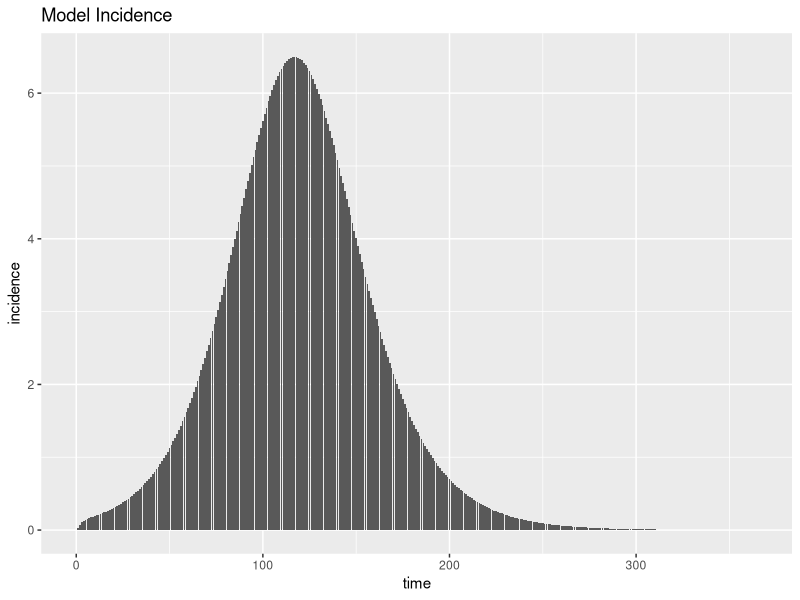
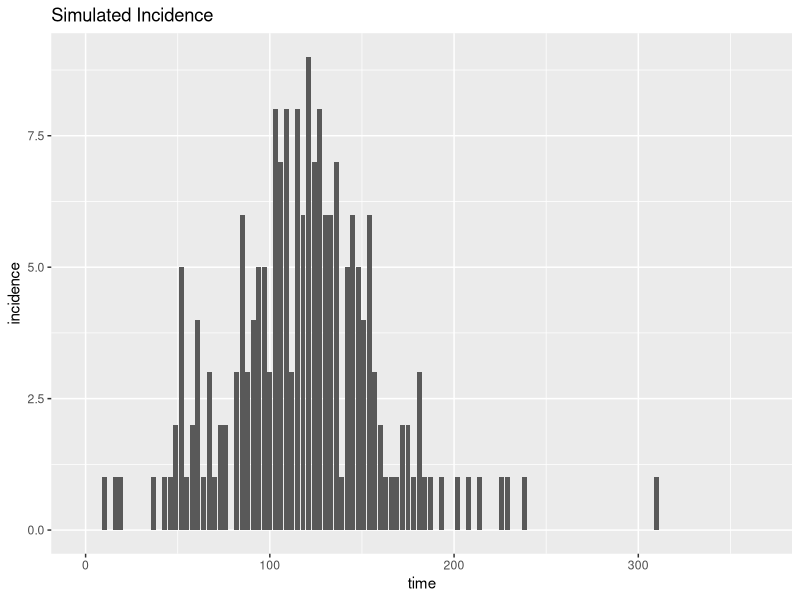
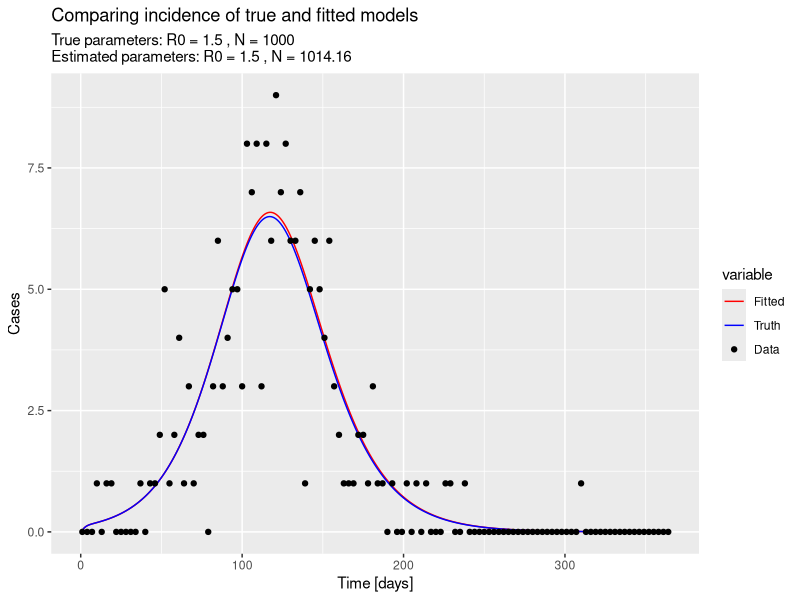
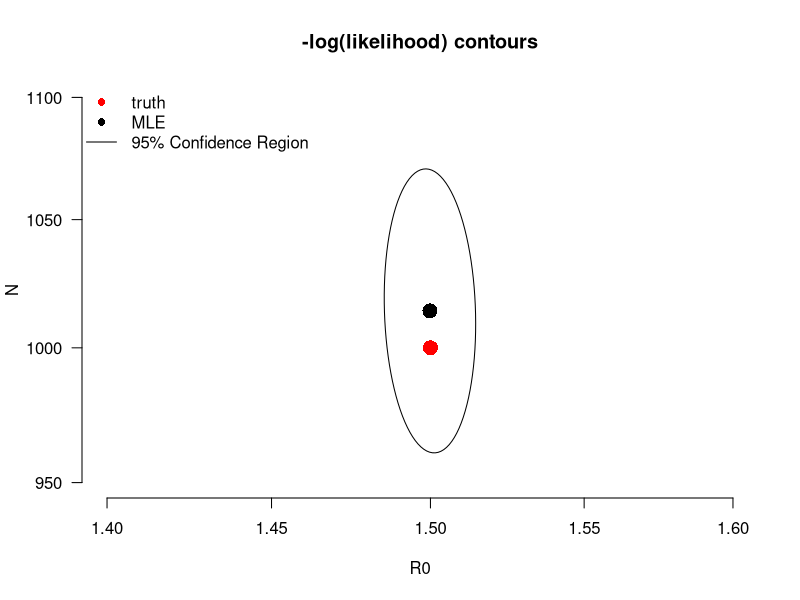
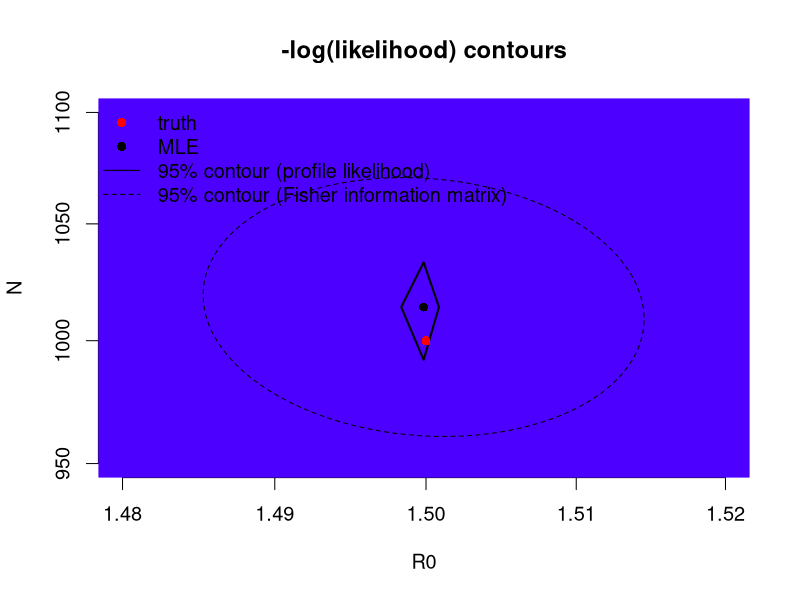
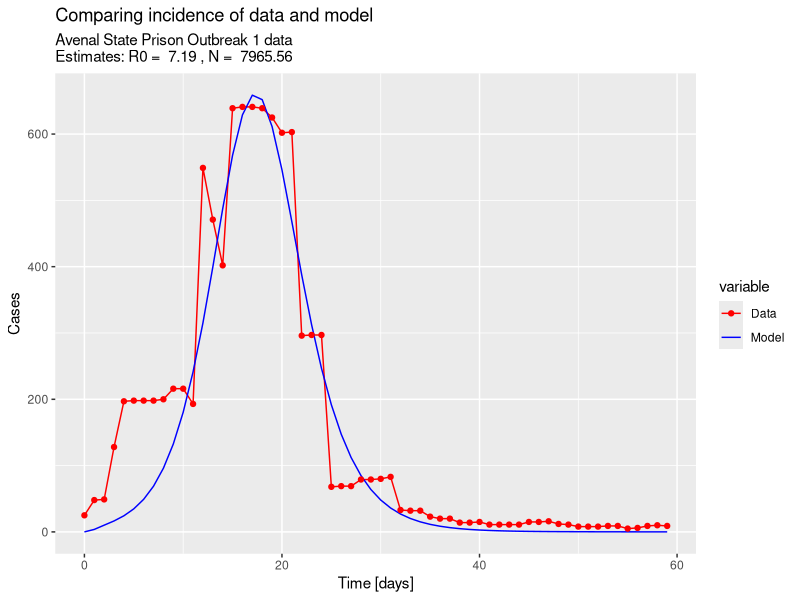
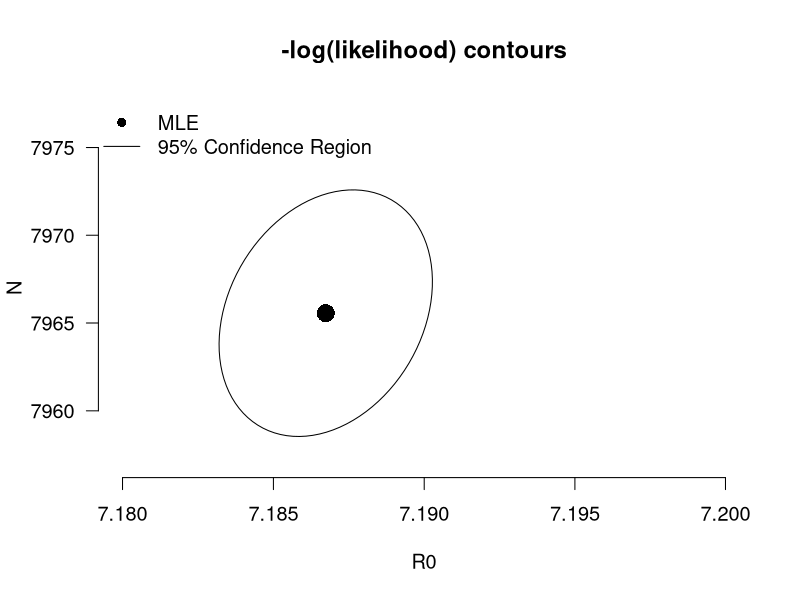
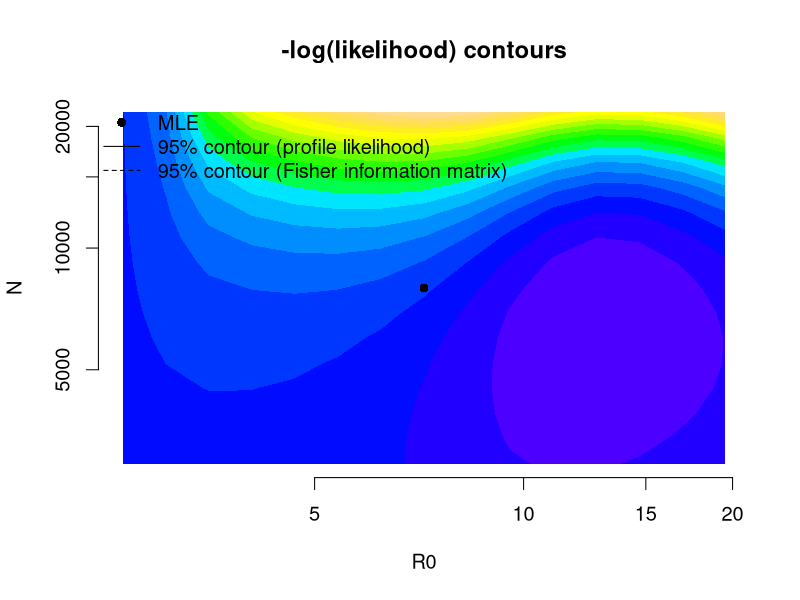

Write the R code that produced these figures, in order.
##################################################################################
##################################################################################
# an R script to estimate R0 and N using an SEIR model
#
# Project: COVID in Prisons, ICI3D MMED 2023
#
##################################################################################

# Load packages -----------------------------------------------------------

require(boot); require(deSolve); require(ellipse); require(tidyverse)

# Parameters --------------------------------------------------------------

## Parameters for SEIR model
## to be passed as default parameters to disease_params()
latentPeriod <- 3        # days
infectiousPeriod <- 7    # days

# Functions ---------------------------------------------------------------

## Function that makes a list of disease parameters ##
## > R0 and N are undefined (we treat N as an unknown parameter, because the
##   population size for each outbreak in the prisons are not known. Therefore,
##   we have to estimate it.)
## > Rates gamma and sigma are defined with the parameters stated above.

disease_params <- function(R0,                         # basic reproduction number, unknown
                           N,                          # the total population, unknown
                           gamma = 1/infectiousPeriod, # rate of removal
                           sigma = 1/latentPeriod)     # rate of progression
{
  return(as.list(environment()))
}

## Function that makes a vector of initial state variable conditions ##
## initI - initial value of I as argument (defaults to 1)

init_cond <- function(initI = 1) {
  init <- c(E = 0,       # exposed
            I = initI,   # infected
            X = 0,       # removed
            C = 0)       # cumulative cases
  
  return(init)
}

## Function defining the SEIR model ##
## > We remove the S compartment, since we cannot define its initial conditions
##   due to N being treated as an unknown parameter. S will be calculated later
##   in the next function (simEpidemic).
## > 'X' is used instead of 'R' to avoid confusion with R0, the reproduction 
##   number.
## > 'C' is an added compartment that calculates the cumulative infected cases 
##   per time step. The difference between 'C' at time t and t-1 will be the 
##   incidence.
## > Overall, this model is a standard deterministic SEIR model with no births,
##   deaths, introductions, replenishment of susceptibles, etc.
seixc <- function(tt, yy, parms) with(c(parms,as.list(yy)), {
  
  ## Infectious contact rate
  beta <- R0*gamma/N                
  
  ## State variable derivatives (ODE system)
  ## State variables are: E, I, X, C
  ## Since there is no S compartment, we substitute S with N-E-I-X
  deriv <- rep(NA,4)
  deriv[1] <-	beta*(N-E-I-X)*I - sigma*E   # dEdt
  deriv[2] <-	sigma*E - gamma*I            # dIdt
  deriv[3] <-	gamma*I                      # dXdt
  deriv[4] <- sigma*E                      # cumulative cases C
  return(list(deriv))
})

## Function to run the deterministic model simulation, based on the ODE system defined in seixc() ##
## This function outputs a dataframe with the following variables:
## > time - time-step
## > S, E, I, X, C - number of individuals in each compartment per timestep
## > N - total population
## > incidence - the number of incident cases, calculated as the difference in C 
##   over each time step
## > inc_rate - the incidence rate (incidence/N) per time step
simEpidemic <- function(init, tseq, modFunction=seixc, parms = disease_params()) {
  modDat <- as.data.frame(lsoda(init, tseq, modFunction, parms=parms))
  modDat$N <- rep(parms$N, nrow(modDat))             # total population N
  modDat$S <- with(modDat, N-E-I-X)                  # Here we add compartment S. Recall that S = N-E-I-X
  modDat$incidence <- c(modDat$C[1],diff(modDat$C))  # incident cases (difference in C over each time step)
  modDat$inc_rate <- with(modDat, incidence/N)       # incidence rate based on total population N
  col_order <- c("time","S", "E", "I", "X", "C", "N", "incidence", "inc_rate")  # for rearranging the columns
  return(modDat[,col_order])
}

## Function to create simulated data using the model ##
## From a simulated epidemic, measure the incidence proportion at several time points by drawing
## cross-sectional samples of individuals at each time, testing them, and then calculating sample
## incidence proportion and associated binomial confidence intervals. The incidence per time
## step will then be calculated from the difference in exposed between each time step.
##
## This function be used to generate simulated data for testing the model and optimization functions.

sampleEpidemic <- function(modDat,                                   # Simulated "data" which we treat as real 
                           sampleDates = seq(1, 365, by = 3),        # Sample every 3 days for 1 year
                           N = rep(1000, length(sampleDates))        # Number of individuals sampled at each time point
){
  inc_rate_at_sample_times <- modDat[modDat$time %in% sampleDates, 'inc_rate']
  inc <- rbinom(length(N), N, inc_rate_at_sample_times)
  lci <- mapply(function(x,n) binom.test(x,n)$conf.int[1], x = inc, n = N)
  uci <- mapply(function(x,n) binom.test(x,n)$conf.int[2], x = inc, n = N)    
  return(data.frame(time = sampleDates, incidence = inc, N, samp_inc_rate =  inc/N,
                    lci = lci, uci = uci))
}

## Function to calculate residual sum of squares ## 
## This will be passed to the objective function, which will be passed to optim()
ressum <- function(parms, obsDat, init, tseq) {
  modDat <- simEpidemic(init, parms=parms, tseq)
  ## What are the rows from our simulation at which we have observed data?
  matchedTimes <- modDat$time %in% obsDat$time
  sqe <- (obsDat$incidence - modDat$incidence[matchedTimes])^2
  return(sum(sqe))
}

## Function to combine guess (fit parameters) and fixed parameters ##
## This will be used within the objective function.
subsParms <- function(fit.params, fixed.params=disease_params())
  within(fixed.params, {
    loggedParms <- names(fit.params)[grepl('log_', names(fit.params))]
    unloggedParms <- names(fit.params)[!grepl('log_', names(fit.params))]        
    for(nm in unloggedParms) assign(nm, as.numeric(fit.params[nm]))
    for(nm in loggedParms) assign(gsub('log_','',nm), exp(as.numeric(fit.params[nm])))
    rm(nm, loggedParms, unloggedParms)
  })

## Objective function to be passed to optim() for parameter estimation ##
## Make the objective function a function of fixed and fitted parameters
objFXN <- function(fit.params,                        # paramters to fit
                   fixed.params = disease_params(),   # fixed paramters
                   obsDat,                            # observed data
                   init,
                   tseq) {                 
  parms <- subsParms(fit.params, fixed.params)
  ressum(parms, obsDat = obsDat, init=init, tseq = tseq)  # then ressum
}

# Test the functions with simulated data ----------------------------------

## Generate simulated data ##
## We will create "observed data" by sampling from a model with known R0 and N
trueParms <- disease_params(R0 = 1.50, N=1000)  # underlying model parameters
init.pop <- init_cond()                         # keep the default initial conditions
time.out <- seq(0, 365, 1)                      # range of timepoints for model time series

modDat <- simEpidemic(init.pop, parms = trueParms, tseq = time.out) # Simulated epidemic (underlying process)
ggplot(modDat, aes(x = time, y = incidence)) + 
  geom_col() +
  labs(title = "Model Incidence")              # quick look at the model incidence

set.seed(1)                                    # Initiate the random number generator
myDat <- sampleEpidemic(modDat)                # Simulate data from the sampling process (acts as our "observed data")
ggplot(myDat, aes(x=time, y=incidence)) + 
  geom_col() +
  labs(title = "Simulated Incidence")          # quick look at the simulated incidence

## Use optim to estimate R0 and N ##
## Intial estimation via SANN
optim.vals <- optim(par = c(log_R0 = log(1), log_N = log(1000))
                    , objFXN
                    , fixed.params = disease_params()  # defined at top of script
                    , obsDat = myDat
                    , init = init.pop
                    , tseq = time.out
                    , control = list(trace = 3, maxit = 150)
                    , method = "SANN")

## See initial estimates
estimParms <- exp(unname(optim.vals$par))
names(estimParms) <- c('R0', 'N')
trueParms[c('R0', 'N')]   # true values
estimParms                # estimated values

## Feed the last parameters of SANN in as the first values of Nelder-Mead
optim.vals <- optim(par = optim.vals$par
                    , objFXN
                    , fixed.params = disease_params()
                    , obsDat = myDat
                    , init = init.pop
                    , tseq = time.out
                    , control = list(trace = 3, maxit = 800, reltol = 10^-7)
                    , method = "Nelder-Mead"
                    , hessian = T)


## Store estimates
MLEfits <- optim.vals$par
log_R0.fit <- MLEfits["log_R0"]
log_N.fit <- MLEfits["log_N"]
estimParms <- exp(unname(MLEfits))
names(estimParms) <- c('R0', 'N')

## See final estimates
trueParms[c('R0', 'N')]   # true values
estimParms                # estimated values

## Simulate an epidemic using the R0 estimate (fitDat)
fitDat <- simEpidemic(init = init.pop, tseq = time.out, parms = subsParms(optim.vals$par, trueParms))

## Visually compare incidence (cases) of fitDat and modDat (the true underlying process)
df <- rbind(modDat = modDat %>% 
              mutate(variable = "modDat"),
            fitDat = fitDat %>% 
              mutate(variable = "fitDat"))

myDat <- myDat %>% 
  mutate(variable = "myDat")

ggplot(df, aes(x = time, y = incidence, color = variable))+
  geom_line() +
  geom_point(data = myDat, mapping=aes(x = time, y=incidence, color = variable)) +
  labs(title = "Comparing incidence of true and fitted models",
       subtitle = paste("True parameters: R0 =", trueParms['R0'], ", N =", trueParms['N'],
                        "\nEstimated parameters: R0 =", round(estimParms['R0'],2), ", N =", round(estimParms['N'],2)),
       x= "Time [days]",
       y= "Cases") +
  scale_color_manual(labels = c("Fitted","Truth","Data"), values = c("red", "blue", "black"))


# Contour plots for simulated data ----------------------------------------

## Generate contour plots with the Hessian ##
fisherInfMatrix <- solve(optim.vals$hessian) ## invert the Hessian, to estimate the covar-var matrix of parameter estimates

## Create a sequence of R0 and N values for the grid
res <- 15
R0.seq <- exp(seq(log_R0.fit-1, log_R0.fit+1, l = res))
N.seq <- exp(seq(log_N.fit-1, log_N.fit + 1, l = res))

## Initialize plot of parameters
plot(1,1, type = 'n', log = 'xy',
     # xlim = range(R0.seq), ylim = range(N.seq),
     xlim = c(1.4,1.6), ylim = c(950,1100),  # use these limits to zoom-in
     las = 1,
     xlab = expression(R0), ylab = expression(N),
     main = "-log(likelihood) contours", bty = "n")
## Add true parameter values to the plot
with(trueParms, points(R0, N, pch = 16, cex = 2, col = 'red'))
## Add MLE to the plot
points(exp(MLEfits['log_R0']), exp(MLEfits['log_N']), pch = 16, cex = 2, col = 'black')
## Add 95% contour ellipse from Hessian
lines(exp(ellipse(fisherInfMatrix, centre = MLEfits, level = .95)))
legend("topleft", c('truth', 'MLE', '95% Confidence Region'), lty = c(NA, NA, 1), pch = c(16,16, NA),
       col = c('red', 'black', 'black'), bg='white', bty = 'n')

## Change the xlim and ylim values to zoom-into the plot!

## Generate contour plots with likelihood profiles ##
objXR0_N <- function(R0, N, fixed.params = disease_params(), browse=F, obsDat,
                     init, tseq) {
  objFXN(fit.params = c(log_R0 = log(R0), log_N = log(N))
         , fixed.params = fixed.params, obsDat, init, tseq)}

objXR0_NVEC <- Vectorize(objXR0_N, list("R0", "N"))

mat <- outer(R0.seq, N.seq, objXR0_NVEC, init = init_cond(), tseq=time.out, obsDat=myDat)

ml.val <- optim.vals$value
conf.cutoff <- ml.val + qchisq(.95,2)/2

## Show likelihood contours
par(cex = 1.2)
plot(1,1, type = 'n', log = 'xy',
     # xlim = range(R0.seq), ylim = range(N.seq),
     xlim = c(1.48,1.52), ylim = c(950,1100),  # use these limits to zoom-in
     xlab = expression(R0), ylab = expression(N),
     main = "-log(likelihood) contours", bty = "n")
.filled.contour(R0.seq, N.seq, mat, levels = seq(min(mat), max(mat), l=20), col = topo.colors(20))
## Add contour for 95% CI from likelihood ratio
contour(R0.seq, N.seq, mat, levels = c(conf.cutoff),
        col = "black", lwd = 2, labels = "", labcex = .2, add = T)
## Add contour for 95% CI from Hessian
lines(exp(ellipse(fisherInfMatrix, centre = MLEfits, level = .95)), lty = 2)
## Add MLE to the plot
points(exp(log_R0.fit), exp(log_N.fit), pch = 16, cex = 1, col = 'black')
## Add true parameter values to the plot
with(trueParms, points(R0, N, pch = 16, cex = 1, col = 'red'))
legend("topleft",
       c('truth', 'MLE', '95% contour (profile likelihood)', '95% contour (Fisher information matrix)')
       , lty = c(NA, NA, 1, 2), pch = c(16,16, NA, NA),
       col = c('red', rep('black',3)), bg='white', bty = 'n')

## Change the xlim and ylim values to zoom-into the plot!

# Estimate R0 and N with actual data ----------------------------------------

## Import and wrangle dataset
all.data <- read_csv("new_cases_per_day.csv")

## Extract one outbreak: Avenal State Prison (ASP) Outbreak 1
ASP.1.data <- all.data %>%
  filter(Facility_Outbreak == "Avenal State Prison (ASP) Outbreak 1") %>%
  select(Date, Daily_New_Cases) %>% 
  rename(incidence = Daily_New_Cases) %>% 
  mutate(time = seq(0,nrow(.)-1)) %>%
  filter(time < 60)  # limit to one peak

ASP.1.data

## Define time sequence and initial conditions
time.out2 <- seq(0, max(ASP.1.data$time), 1)
init.prison <- init_cond(initI = 25)

## Use optim to estimate R0
prison.estim <- optim(par = c(log_R0 = log(1), log_N = log(1000))
                      , objFXN
                      , fixed.params = disease_params()  # defined at top of script
                      , obsDat = ASP.1.data
                      , init = init.prison
                      , tseq = time.out2
                      , control = list(trace = 3, maxit = 150)
                      , method = "SANN"
                      , hessian = T)

## Feed the last parameters of SANN in as the first values of Nelder-Mead
# prison.estim <- optim(par = optim.vals$par
#                     , objFXN
#                     , fixed.params = disease_params()
#                     , obsDat = ASP.1.data
#                     , init = init.pop
#                     , tseq = time.out2
#                     , control = list(trace = 3, maxit = 800, reltol = 10^-7)
#                     , method = "Nelder-Mead"
#                     , hessian = T)

MLEfits <- prison.estim$par
log_R0.fit <- MLEfits["log_R0"]
log_N.fit <- MLEfits["log_N"]
estimParms <- exp(unname(MLEfits))
names(estimParms) <- c('R0', 'N')

## View the R0 estimate
estimParms

## Run the SEIR model with the R0 estimate
prison.ts <- simEpidemic(init.prison, time.out2, seixc, disease_params(R0 = estimParms['R0'], N = estimParms['N']))

## Visually compare incidence of the model and actual data

df2 <- rbind(ASP.1.data %>% 
               select(-Date) %>% 
               mutate(variable = "ASP.1.data"),
             prison.ts %>% 
               select(incidence, time) %>% 
               mutate(variable = "prison.ts"))

ggplot(df2, aes(x = time, y = incidence, color = variable))+
  geom_line() +
  geom_point(data = subset(df2, df2$variable == "ASP.1.data"), mapping=aes(x = time, y=incidence, color = variable)) +
  labs(title = "Comparing incidence of data and model",
       subtitle = paste("Avenal State Prison Outbreak 1 data
Estimates: R0 = ", round(estimParms['R0'],2), ", N = ", round(estimParms['N'],2)),
x= "Time [days]",
y= "Cases") +
  scale_color_manual(labels = c("Data","Model"), values = c("red", "blue"))

## Are the estimated R0 and N values reasonable?

# Contour plots for actual data -------------------------------------------
## We will use the estimated R0 and N from the ASP1 data restricted to one peak

## Generate contour plots with the Hessian ##
fisherInfMatrix <- solve(prison.estim$hessian)

## Create a sequence of R0 and N values for the grid
R0.seq <- exp(seq(log_R0.fit-1, log_R0.fit+1, l = res))
N.seq <- exp(seq(log_N.fit-1, log_N.fit + 1, l = res))

## Initialize plot of parameters
plot(1,1, type = 'n', log = 'xy',
     # xlim = range(R0.seq), ylim = range(N.seq),
     xlim = c(7.18,7.20), ylim = c(7957,7977),  # use these limits to zoom-in
     las = 1,
     xlab = expression(R0), ylab = expression(N),
     main = "-log(likelihood) contours", bty = "n")
## Add MLE to the plot
points(estimParms['R0'], estimParms['N'], pch = 16, cex = 2, col = 'black')
## Add 95% contour ellipse from Hessian
lines(exp(ellipse(fisherInfMatrix, centre = MLEfits, level = .95)))
legend("topleft", c('MLE', '95% Confidence Region'), lty = c(NA, 1), pch = c(16, NA),
       col = c('black', 'black'), bg='white', bty = 'n')

## Generate contour plots with likelihood profiles ##
mat <- outer(R0.seq, N.seq, objXR0_NVEC, init = init_cond(), tseq=time.out, obsDat=ASP.1.data)

ml.val <- prison.estim$value
conf.cutoff <- ml.val + qchisq(.95,2)/2

## Show likelihood contours
par(cex = 1.2)
plot(1,1, type = 'n', log = 'xy',
     xlim = range(R0.seq), ylim = range(N.seq),
     # xlim = c(7.18,7.20), ylim = c(7957,7977),  # use these limits to zoom-in
     xlab = expression(R0), ylab = expression(N),
     main = "-log(likelihood) contours", bty = "n")
.filled.contour(R0.seq, N.seq, mat, levels = seq(min(mat), max(mat), l=20), col = topo.colors(20))
## Add contour for 95% CI from likelihood ratio
## This isn't showing up (?)
contour(R0.seq, N.seq, mat, levels = c(conf.cutoff),
        col = "black", lwd = 2, labels = "", labcex = .2, add = T)
## Add contour for 95% CI from Hessian
lines(exp(ellipse(fisherInfMatrix, centre = MLEfits, level = .95)), lty = 2)
## Add MLE to the plot
points(exp(log_R0.fit), exp(log_N.fit), pch = 16, cex = 1, col = 'black')
## Add true parameter values to the plot
legend("topleft",
       c('MLE', '95% contour (profile likelihood)', '95% contour (Fisher information matrix)')
       , lty = c(NA, 1, 2), pch = c(16, NA, NA),
       col = c(rep('black',3)), bg='white', bty = 'n')

# Plots used in the report ------------------------------------------------

## Figure 1 (simulated data)
ggplot(df, aes(x = time, y = incidence, color = variable))+
  geom_line() +
  geom_point(data = myDat, mapping=aes(x = time, y=incidence, color = variable)) +
  #  geom_ribbon(data = myDat, mapping=aes(x = time, y = samp_inc_rate, ymin=lci, ymax=uci), color = NA, fill = "black", alpha = 0.2) +
  labs(x= "Time [days]",
       y= "Cases") +
  scale_color_manual(labels = c("Fitted","Truth","Data"), values = c("red", "blue", "black")) +
  theme(legend.title= element_blank())

## Figure 2 (actual data)

ggplot(df2, aes(x = time, y = incidence, color = variable))+
  geom_line() +
  geom_point(data = subset(df2, df2$variable == "ASP.1.data"), mapping=aes(x = time, y=incidence, color = variable)) +
  labs(x= "Time [days]",
       y= "Cases") +
  scale_color_manual(labels = c("Data","Model"), values = c("red", "blue"))
